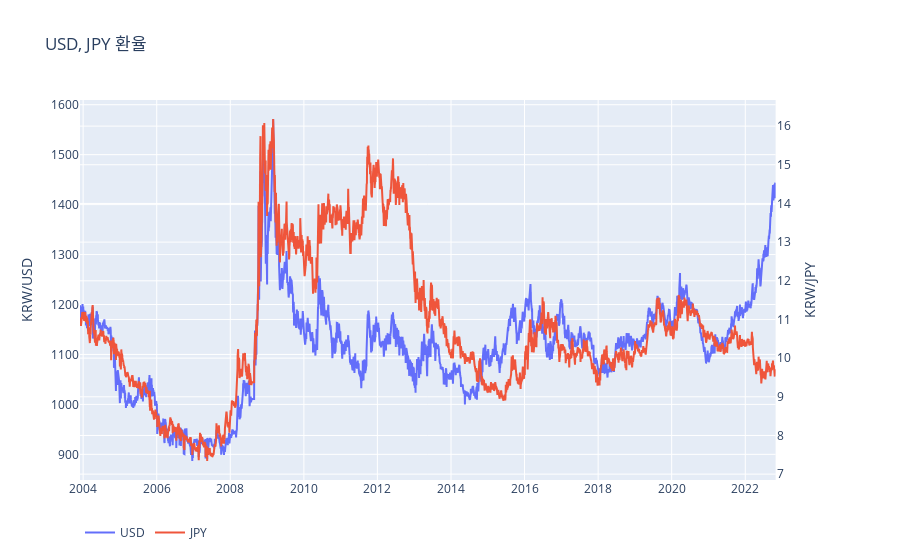

The cell this chart's notebook holds for it:
### Code cell
fig = make_subplots(specs=[[{'secondary_y': True}]])
fig.add_trace(go.Scatter(x=df_fx['Date'], y=df_fx['Adj Close_USD'],  name='USD'), secondary_y=False)
fig.add_trace(go.Scatter(x=df_fx['Date'], y=df_fx['Adj Close_JPY'], name='JPY'), secondary_y=True)
fig.update_layout(
    title='USD, JPY 환율',
    legend=dict(
        orientation='h',
    ),
)
fig.update_yaxes(
    title_text='KRW/USD',
    secondary_y=False
)
fig.update_yaxes(
    title_text='KRW/JPY',
    secondary_y=True
)
fig.show()

### Figure 1 — Plotly figure (JSON) as saved in the notebook; plotly's stock layout.template omitted (floating-point values rounded to 4 significant figures; data arrays with more than 128 entries replaced by an {"elided": "..."} marker saying what was removed)
{"data": [{"name": "USD", "type": "scatter", "x": {"elided": "4937 str values"}, "xaxis": "x", "y": {"elided": "4937 float values"}, "yaxis": "y"}, {"name": "JPY", "type": "scatter", "x": {"elided": "4937 str values"}, "xaxis": "x", "y": {"elided": "4937 float values"}, "yaxis": "y2"}], "layout": {"legend": {"orientation": "h"}, "title": {"text": "USD, JPY 환율"}, "xaxis": {"anchor": "y", "domain": [0, 0.94]}, "yaxis": {"anchor": "x", "domain": [0, 1], "title": {"text": "KRW/USD"}}, "yaxis2": {"anchor": "x", "overlaying": "y", "side": "right", "title": {"text": "KRW/JPY"}}}}
